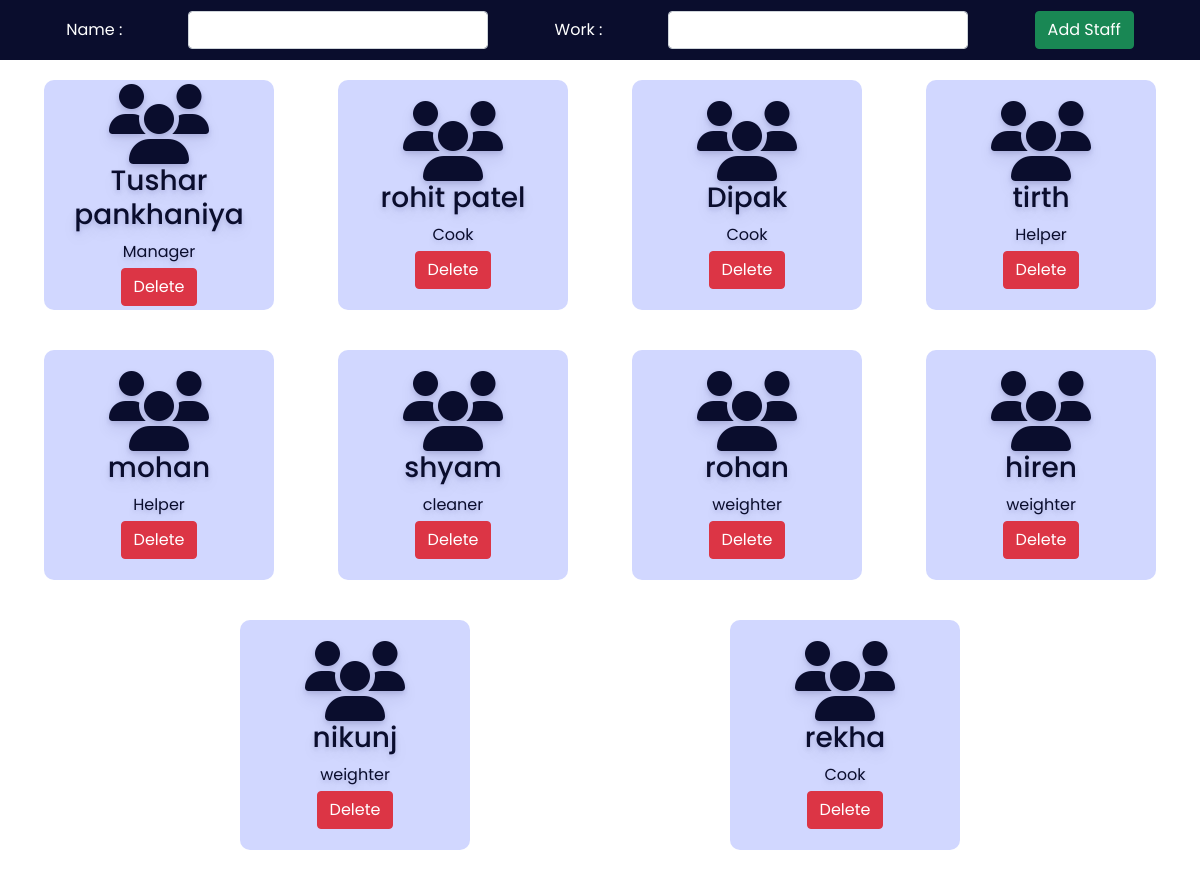
The app's page /admin/staff.php with its own data.
### tables this page shows
CREATE TABLE `staff` (
  `id` int(30) NOT NULL,
  `name` varchar(30) NOT NULL,
  `work` varchar(30) NOT NULL
);

### admin/staff.php (the view, shortened to what this page needs)
<?php
include '../config.php';
?>
<!DOCTYPE html>
<html lang="en">
<head>
    <link rel="stylesheet" href="https://cdnjs.cloudflare.com/ajax/libs/font-awesome/6.2.0/css/all.min.css" />
    <link href="https://cdn.jsdelivr.net/npm/bootstrap@5.0.2/dist/css/bootstrap.min.css" rel="stylesheet">
    <link rel="stylesheet" href="css/room.css">
</head>
<body>
    <div class="addroomsection">
        <form action="" method="POST">
            <label for="troom">Name :</label>
            <input type="text" name="staffname" class="form-control">
            <label for="bed">Work :</label>
            <select name="staffwork" class="form-control">
                <option value selected></option>
                <option value="Manager">Manager</option>
            </select>
            <button type="submit" class="btn btn-success" name="addstaff">Add Staff</button>
        </form>
    </div>
    <div class="room">
    <?php
        $sql = "select * from staff";
        $re = mysqli_query($conn, $sql)
        ?>
        <?php
        while ($row = mysqli_fetch_array($re)) {
                echo "<div class='roombox'>
						<div class='text-center no-boder'>
                            <i class='fa fa-users fa-5x'></i>
							<h3>" . $row['name'] . "</h3>
                            <div class='mb-1'>" . $row['work'] . "</div>
                            <a href='staffdelete.php?id=". $row['id'] ."'><button class='btn btn-danger'>Delete</button></a>
						</div>
                    </div>";
        }
        ?>
    </div>
</body>
</html>

### admin/css/room.css (style rules this page uses)
:root { --bg-text-shadow: 0 2px 4px rgb(13 0 77 / 8%), 0 3px 6px rgb(13 0 77 / 8%), 0 8px 16px rgb(13 0 77 / 8%); --bg-box-shadow: 0px 0px 20px 6px rgba(8, 8, 15, 0.31); }
* { margin: 0; padding: 0; font-family: 'Poppins', sans-serif; }
.addroomsection { height: 60px; width: 100%; background-color: #0a0d2d; position:fixed; z-index: 100; }
.addroomsection form { height: 100%; display: flex; justify-content: space-evenly; align-items: center; }
.addroomsection form label { color: white; }
.addroomsection form select { width: 300px; }
.addroomsection form input { width: 300px; }
.room { display: flex; position: relative; top: 60px; height: 85vh; overflow-y: scroll; justify-content: space-evenly; flex-wrap: wrap; }
.roombox { height: 230px; width: 230px; margin: 20px; display: flex; flex-direction: column; justify-content: center; color: #0a0d2d; text-shadow: var(--bg-text-shadow); border-radius: 10px; }

### admin/staff.php (style rules this page uses)
.roombox { background-color: #d1d7ff; padding: 10px; }

### records on screen
staff: name "Tushar pankhaniya", work "Manager"
staff: name "rohit patel", work "Cook"
staff: name "Dipak", work "Cook"
staff: name "tirth", work "Helper"
staff: name "mohan", work "Helper"
staff: name "shyam", work "cleaner"
staff: name "rohan", work "weighter"
staff: name "hiren", work "weighter"
staff: name "nikunj", work "weighter"
staff: name "rekha", work "Cook"
